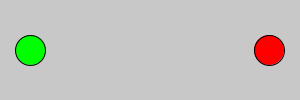
Frame 1 (no input)
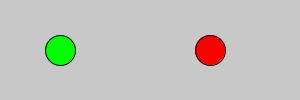
Frame 60 (the mouse pressed at the canvas centre just before this capture)
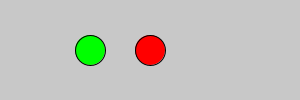
Frame 120 (the mouse held since frame 60 and released just before this capture)

The Processing sketch that drew these frames (run headless with seeded random() and noise(); from frame 60 on, the mouse is pressed at the canvas centre):

// Processing sketch: processing_30033
// ── processing_30033.pde

int dm= 30;
float x1 = dm;
float x2 = dm;
int direction1 =1;
int direction2 =1;
float speedGreen = 0.5;
float speedRed = 1.0;

void setup(){
  size(300, 100);
}

void draw(){
  background(200);
  
    if((x1+dm==width-x2)||(x1-(dm/2)==0)) {
    direction1= -direction1;
    
  }
  if ((x1+dm==width-x2)||(width-x2+(dm/2)==width)){
    direction2 = -direction2;
  }
   

  fill(0, 255, 0);
  x1 += speedGreen*direction1;
  ellipse(x1, height/2, dm, dm); 
  
  fill(255, 0, 0);
  x2 += speedRed*direction2;
  ellipse(width-x2, height/2, dm, dm);
}  
